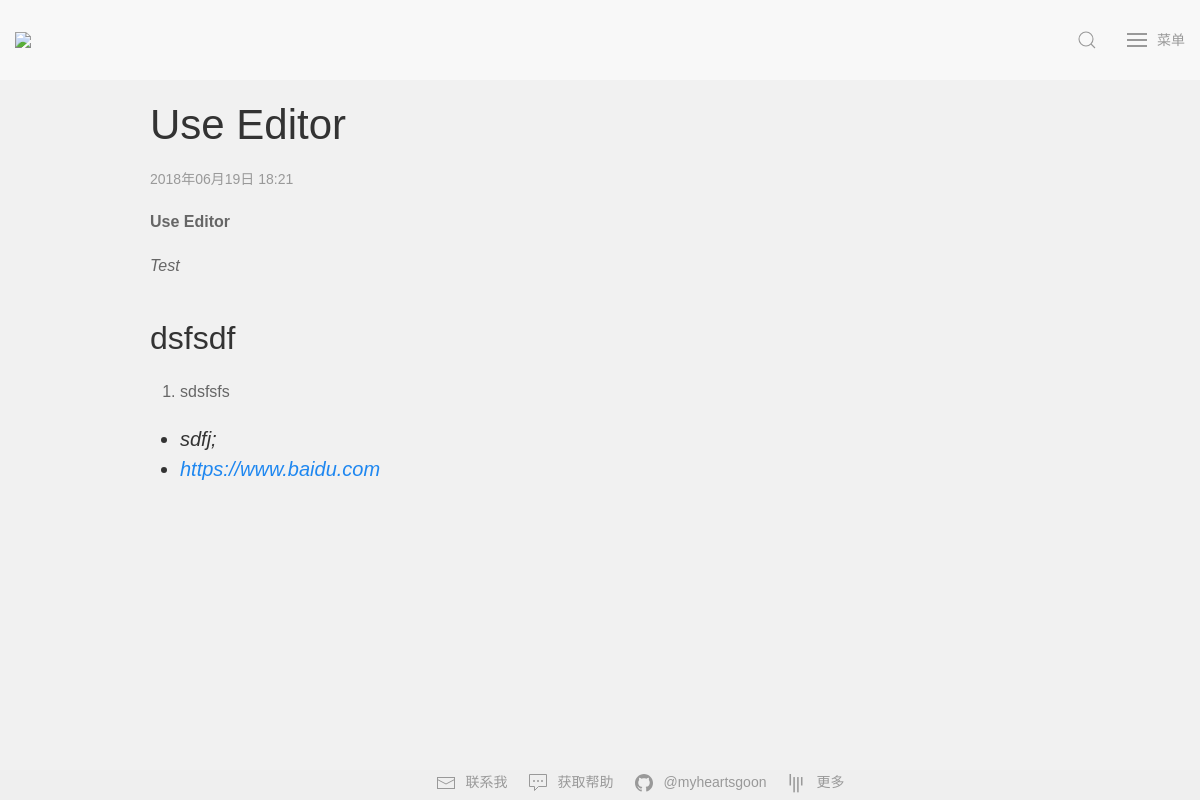
Screenshot of /article/4 with the database file from the repository.
### application/models/models.py (models this page shows, shortened)
class Article(db.Model):
    __tablename__ = 'article'
    id = db.Column(db.Integer, primary_key=True)
    title = db.Column(db.String(100))
    descp = db.Column(db.String(100))
    content = db.Column(db.String(2000))
    user_id = db.Column(db.Integer, db.ForeignKey('users.id'))
    user = db.relationship('User', backref=db.backref('article'))
    time = db.Column(db.DateTime, default=datetime.now)
    category = db.Column(db.String(10))

### application/controllers/routes.py (the view)
@bp.route('/article/<id>')
def details(id):
    details = Article.query.filter_by(id=id).first()
    return render_template('details.html', details=details)

### application/controllers/routes.py (called while the page is built)
@bp.before_request
def make_session_permant():
    session.permanent = True

### application/templates/details.html (shortened to what this page needs)
{% extends "base.html" %}
{% block content %}
<div class="uk-container uk-container-small uk-margin-top uk-margin-xlarge-bottom">
    <article class="uk-article">
        <h1 class="uk-article-title">{{ details.title }}</h1>
        <p class="uk-comment-meta article-date">{{ details.time.strftime('%Y{y}%m{m}%d{d} %H:%M').format(y='年', m='月', d='日') }}</p>
        {{ details.content | safe }}
    </article>
</div>
{% endblock %}

### application/static/css/styles.css (style rules this page uses)
body,button, input, select, textarea,h1 ,h2, h3, h4, h5, h6 { font-family: Microsoft YaHei,'宋体' , Tahoma, Helvetica, Arial, "\5b8b\4f53", sans-serif; }
html { background-color: #f1f1f1; }
.article-date { margin-top: 5px; }

### rows the page displays
Article: title "Use Editor", time "2018年06月19日 18:21", content "Use Editor Test dsfsdf sdsfsfs sdfj; https://www.baidu.com"
